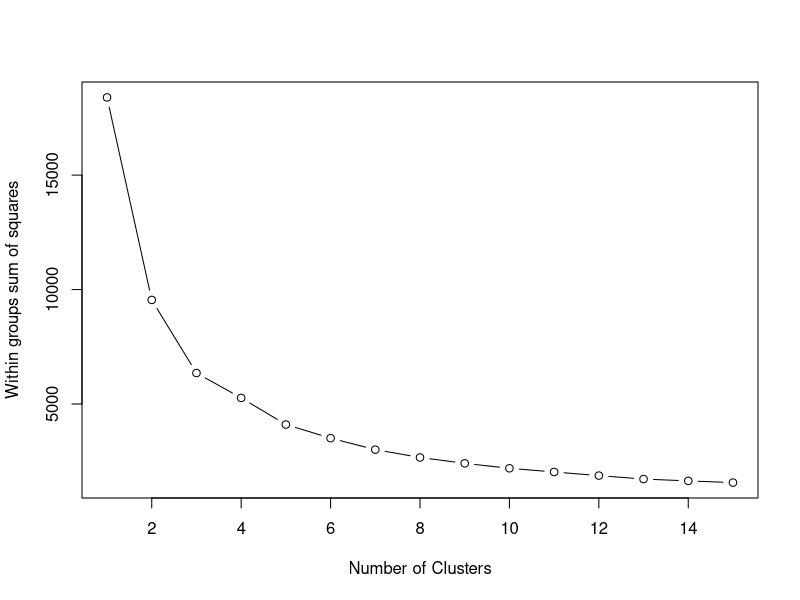

Write R code to recreate this figure.
## ---- chunk 1
userNeighbors.df <- read.csv("userNeighbors_df.csv")
str(userNeighbors.df)
## ---- chunk 2
#Remove 0's and Take Log
userNeighbors.df[userNeighbors.df=="0"]<-1
userNeighbors.df$logFollowersCount <- log(userNeighbors.df$followersCount)
userNeighbors.df$logFriendsCount <- log(userNeighbors.df$friendsCount)
userNeighbors.df$logStatusesCount <- log(userNeighbors.df$statusesCount) 
#Isolate data for analysis
kObject.log <- data.frame(userNeighbors.df$logFriendsCount,userNeighbors.df$logFollowersCount)
## ---- chunk 3
mydata <- kObject.log
wss <- (nrow(mydata)-1)*sum(apply(mydata,2,var))
for (i in 2:15) wss[i] <- sum(kmeans(mydata,
                                     centers=i)$withinss)

plot(1:15, wss, type="b", xlab="Number of Clusters",
     ylab="Within groups sum of squares")

## ---- chunk 4
##Run the K Means algorithm, specifying centers (6 centers)
user2Means.log <- kmeans(kObject.log, centers=6, iter.max=10, nstart=100)

##Add the vector of specified clusters back to the original vector as a factor
userNeighbors.df$cluster <- factor(user2Means.log$cluster)
## ---- chunk 5
#Copy data frame
un.df <- userNeighbors.df

#Create column for tool-tip text
un.df$text <- paste("Handle: ", un.df$screenName, "<br>", "Followers: ", un.df$followersCount, "<br>", "Friends: ", un.df$friendsCount, "<br>", "Tweets: ", un.df$statusesCount, sep="")

#Isolate columns for plotting
un.df <- un.df[,c("cluster", "text", "logFollowersCount", "logFriendsCount", "followersCount", "friendsCount")]
str(un.df)
## ---- chunk 6
data <- lapply(
  seq(
    length(
      unique(userNeighbors.df$cluster)
    )), 
  function(i){
    list(
      x = as.vector(subset(un.df, drop=TRUE, cluster == i, logFollowersCount)),
      y = as.vector(subset(un.df, drop=TRUE, cluster == i, logFriendsCount)),
      text = as.vector(subset(un.df, drop=TRUE, cluster == i, text)),
      name = as.vector(subset(un.df, drop=TRUE, cluster == i, cluster)),
      mode = "markers",
      marker = list(
        line = list(
          color = "white", 
          width = 0.5
        ), 
        size = 12
      ), 
      type = "scatter"      
    )
  }
)

#Format Layout
layout <- list(
  showlegend = FALSE,
  title = "Clusters of @plotlygraphs Twitter Followers (Top 1,500)",
  xaxis = list(
    title = "Followers (log scale)",
    'autorange' = TRUE
  ),
  yaxis = list(
    title = "Friends (log scale)",
    'autorange' = TRUE
  )
)
